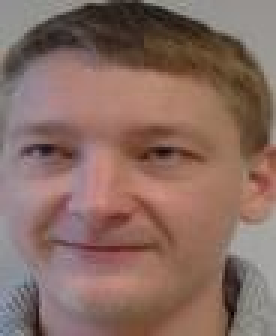
#> input picture PartieImage/Base_Visages/Alec/01.jpg, 92 x 112 px, given as the content of the folder /var/www/html/uploads, which was not available (shown 3 times larger)
$ python Serveur.py   (older library calls are emulated)
#> lines starting #> are read from the running program, lines starting #| are printed output that depends on the picture; pictures that were not available may be replaced by others from this repository, and a replacement may not be noted
### PartieImage/ProgrammeDetectionVisage.py
################################# Projet reconnaissance visage : serveur ##########################################

from skimage import io
from skimage.io import imread, imsave
import Image
import sys
import os
from PIL import Image
import numpy as np

# fonction de recadrage d image
def ImageCrooped (im):

    height, width, depth = im.shape         # calcul des marges du recadrage de l image
    x0 = width/2
    y0h = int(height/3 - 0.2*height)
    y0b = int(height/3 + 0.2*height)
    gauche =width
    droite=0
    moyenne=0
    haut=0
    for y in range(0, 15):                  # calcul de la moyenne du seuil du fond de l'image
        for j in range(0, width-1):
            moyenne=moyenne+im[y,j,1]
    seuil=moyenne/((15)*(width-1))-30
    print(seuil)
    for i in range(0, height-1):            # recherche du seuil haut
        profilTest = im[i,x0,1]
        if profilTest <seuil:
            haut = i
            break;
    for y in range(y0h, y0b):
        for j in range(0, width-1):
            profilTestg = im[y,j,1]
            profilTestd= im[y,width-1-j,1]
            if profilTestg <seuil :         # recherche du seuil gauche
                if j<gauche:
                   gauche = j
            if profilTestd <seuil :
                if (width-1-j)>droite:     # recherche du seuil haut
                    droite = width-1-j

    #recadrage de l'image avec 3 proportions hauteur/largeur differentes
    im_cropped =[im[haut:((droite - gauche)*1.55),gauche:droite],im[haut:((droite - gauche)*1.6),gauche:droite],im[haut:((droite - gauche)*1.75),gauche:droite]]
    return(im_cropped)

# fonction de lecture de l image
def read_images (path , sz= None ):
    c = 0
    X,y = [], []
    for dirname, dirnames, filenames in os.walk ( path ):
        for subdirname in sorted(dirnames) :
            subject_path = os.path.join(dirname , subdirname )
            for filename in sorted(os.listdir(subject_path)):
                try :
                    im = Image.open(os.path.join (subject_path , filename ))
                    im = im.convert ("L")
                    # resize to given size (if given )
                    if (sz is not None ):
                        im = im.resize(sz , Image.ANTIALIAS )
                    X.append (np.asarray (im , dtype =np.uint8 ))
                    y.append (c)
                except IOError :
                    print "I/O error ({0}) : {1} ".format(errno , strerror )
                except :
                    print " Unexpected error :", sys.exc_info() [0]
                    raise
            c = c+1
    return [X,y]

def asRowMatrix (X):
    if len (X) == 0:
        return np.array([])
    mat = np.empty((0 , X [0].size), dtype=X [0].dtype )
    for row in X:
        mat = np.vstack((mat,np.asarray(row).reshape(1,-1)))
    return mat

# [7 lines left out: function asColumnMatrix, not called in this run]

def pca(X, y, num_components =0):
    [n,d] = X.shape
    if ( num_components <= 0) or ( num_components > n):
        num_components = n
    mu = X.mean ( axis =0)
    X = X - mu
    if n>d:
        C = np.dot (X.T,X)
        [ eigenvalues , eigenvectors ] = np.linalg.eigh (C)
    else :
        C = np.dot (X,X.T)
        [ eigenvalues , eigenvectors ] = np.linalg.eigh (C)
        eigenvectors = np.dot (X.T, eigenvectors )
        for i in xrange (n):
            eigenvectors [:,i] = eigenvectors [:,i]/ np.linalg.norm ( eigenvectors [:,i])
    # or simply perform an economy size decomposition
    # eigenvectors , eigenvalues , variance = np.linalg.svd (X.T, full_matrices = False )
    # sort eigenvectors descending by their eigenvalue
    idx = np.argsort (- eigenvalues )
    eigenvalues = eigenvalues [idx ]
    eigenvectors = eigenvectors [:, idx ]
    # select only num_components
    eigenvalues = eigenvalues [0: num_components ].copy ()
    eigenvectors = eigenvectors [: ,0: num_components ].copy ()
    return [ eigenvalues , eigenvectors , mu]

# [9 lines left out: functions project, reconstruct, not called in this run]

def normalize (X, low , high , dtype = None ):
    X = np.asarray (X)
    minX , maxX = np.min (X), np.max (X)
    # normalize to [0...1].
    X = X - float ( minX )
    X = X / float (( maxX - minX ))
    # scale to [ low...high ].
    X = X * (high - low )
    X = X + low
    if dtype is None :
        return np.asarray (X)
    return np.asarray (X, dtype = dtype )

def create_font ( fontname ='Tahoma', fontsize =10) :
    return { 'fontname': fontname , 'fontsize': fontsize }


class AbstractDistance ( object ):

    def __init__(self , name ):
            self._name = name
    def __call__(self ,p,q):
        raise NotImplementedError (" Every AbstractDistance must implement the __call__method.")
    @property
    def name ( self ):
        return self._name
    def __repr__( self ):
        return self._name

class EuclideanDistance ( AbstractDistance ):
    def __init__( self ):
        AbstractDistance.__init__(self ," EuclideanDistance ")
    # [4 lines left out: function __call__, not called in this run]

class CosineDistance ( AbstractDistance ):
    def __init__( self ):
        AbstractDistance.__init__(self ," CosineDistance ")
    # [4 lines left out: function __call__, not called in this run]

class BaseModel ( object ):
    # [8 lines left out: function __init__, not called in this run]

    def compute (self , X, y):
        raise NotImplementedError (" Every BaseModel must implement the compute method.")

    # [10 lines left out: function predict, not called in this run]

class EigenfacesModel ( BaseModel ):
    def __init__ (self , X=None , y=None , dist_metric = EuclideanDistance () , num_components=0) :
        super ( EigenfacesModel , self ).__init__ (X=X,y=y, dist_metric = dist_metric , num_components = num_components )

    # [7 lines left out: function compute, not called in this run]

################# Fonction principale de reconnaissance de visage #######################
def DetectionVisage(imtestInit):
#> called with imtestInit = '/var/www/html/uploads/01.jpg'
    imtest=io.imread(imtestInit) #recuperation de l image
#> imtest is the input picture: shape (112, 92, 3); mean R, G, B 136.5, 107.8, 98.4
    sys.path.append ("..")
    [X,y] = read_images ("/mnt/hgfs/data/Base_Visages")
#> in read_images, `im = im.convert ("L")`:
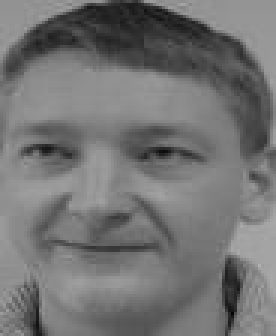
#> im: PIL image 92x112 L (shown 3 times larger); min 4, max 177, mean 115.3
#> in read_images, `c = c+1`: c = 1

    # perform a full pca
    [D, W, mu] = pca ( asRowMatrix(X), y)

    # 2 images ( note : eigenvectors are stored by column !)
    E = []
    for i in xrange ( min( len (X), 16)):
        e = W[:,i].reshape(X [0].shape)
        E.append( normalize (e ,0 ,255) )
#> this loop made 4 passes
#> pass 1, in DetectionVisage, `e = W[:,i].reshape(X [0].shape)`:
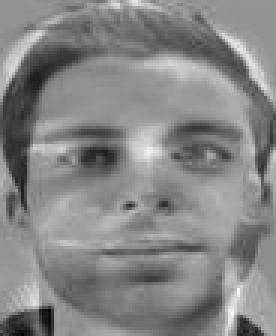
#> e: shape (112, 92) float64 (shown 3 times larger); min -0.0383, max 0.0339, mean -0.000281; drawn with min black and max white
#> after the loop:
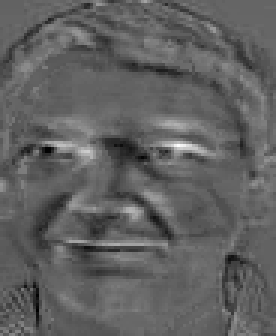
#> e: shape (112, 92) float64 (shown 3 times larger); min -0.0467, max 0.0776, mean 0.000588; drawn with min black and max white

    # reconstruction steps
    steps =[i for i in xrange(10 , min (len(X), 320) , 20)]
    E = []
    for i in xrange (min(len(steps),16)):
        numEvs = steps[i]
        P = project(W[:,0: numEvs],X[0].reshape(1,-1),mu)
        R = reconstruct(W[:,0:numEvs],P,mu)
        #reshape and append to plots
        R = R.reshape(X[0].shape)
        E.append( normalize (R ,0 ,255) )
    oldIndice=9999999999999
    imtestCrooped=[imtest,imtest,imtest]
    imtestCrooped = ImageCrooped(imtest)                                # recuperation de l image retaillee 3 fois
#> after the loop in ImageCrooped, `for y in range(0, 15):                  # calcul de la moyenne du seui..`: moyenne = 127338
#> in ImageCrooped, `seuil=moyenne/((15)*(width-1))-30`: seuil = 63
#| 63
#> the loop in ImageCrooped, `for i in range(0, height-1):` made 2 passes
#> profilTest on passes 1 to 2: 73, 37
#> after the loop in ImageCrooped, `for y in range(y0h, y0b):`: droite = 88; gauche = 3
    for i in range(0, 3):                                               # comparaison des 3 images avec la base
        io.imsave("26_6_modif.jpg",imtestCrooped[i])
        imtestCrooped[i] = Image.open("26_6_modif.jpg")
        resolution  = (92,112)                                          # retaillage de l image dans une dimension commune
        imtestCrooped[i] = imtestCrooped[i].resize(resolution)
        imtestCrooped[i].save("s01-modif.jpg")                          # changement de format
        imtestCrooped[i] = imtestCrooped[i].convert ("L")
        test = np.asarray (imtestCrooped[i] , dtype =np.uint8 )
        model = EigenfacesModel (X , y)
        NomBdd = ["Alec","Antoine","Camille","Johan","Jordi","Kibam", "Michael", "Pierre", "Thomas"] # noms de la base de donnees
        model = EigenfacesModel (X , y)
        minDist = np.finfo('float').max
        nom, indice =model.predict(test,minDist)                        # comparaison avec la base de donnee
        print(NomBdd[nom])
        print(indice)
        if indice <oldIndice :                                          # recupperation de la plus faible distance entre notre image et la base
            nomold =nom
            oldIndice= indice
    fichier = open("/var/www/html/resultat.txt", "w")               # Ouvre le fichier pour retourner le resultat
    fichier.write(NomBdd[nomold])                                   # Ecris le resultat qui a ete trouve
    fichier.close()                                                 # Ferme le fichier
    print (" predicted =",NomBdd[nomold])

### PartieImage/Serveur.py
################################# Projet reconnaissance visage : serveur ##########################################
import socket
import os
import time
from ProgrammeDetectionVisage import DetectionVisage

fichier=["Init"]
while (True):
    fichier=os.listdir("/var/www/html/uploads")                     # lecture du ficher dans le dossier uploads
    if not fichier :
        print ("dossier vide")                                      # si le dossier est vide on ne fait rien
    else :
        print ("dossier pas vide")
#> (the run stopped early here; a loop or call above may not have finished)

$ run again, on PartieImage/Base_Visages/Alec/02.jpg
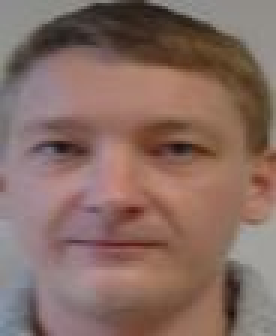
#> input picture PartieImage/Base_Visages/Alec/02.jpg, 92 x 112 px, given as the content of the folder /var/www/html/uploads, which was not available (shown 3 times larger)
#> in DetectionVisage, imtest is the input picture: shape (112, 92, 3); mean R, G, B 134.8, 107.8, 98.9
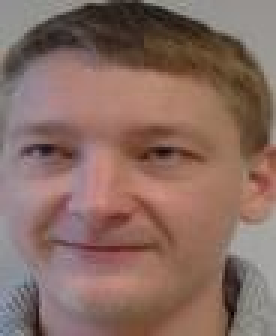
#> input picture PartieImage/Base_Visages/Alec/01.jpg, 92 x 112 px (shown 3 times larger)
#> in read_images, im is the input picture: PIL image 92x112 RGB; mean R, G, B 136.5, 107.8, 98.4
#> im: PIL image 92x112 L
#> c = 1
#> after the loop in DetectionVisage, `for i in xrange ( min( len (X), 16)):`:
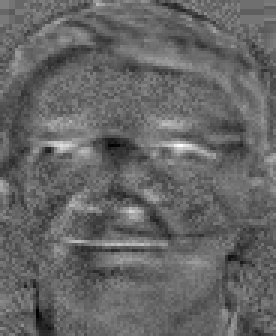
#> e: shape (112, 92) float64 (shown 3 times larger); min -0.0432, max 0.0665, mean 0.000677; drawn with min black and max white
#> after the loop in ImageCrooped, `for y in range(0, 15):                  # calcul de la moyenne du seui..`: moyenne = 126658
#> seuil = 62
#| 62
#> the loop in ImageCrooped, `for i in range(0, height-1):` made 1 pass
#> profilTest on pass 1: 49
#> after the loop in ImageCrooped, `for y in range(y0h, y0b):`: droite = 88; gauche = 5

$ run again, on PartieImage/Base_Visages/Alec/03.jpg
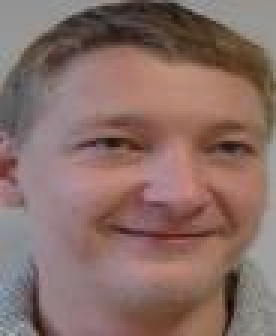
#> input picture PartieImage/Base_Visages/Alec/03.jpg, 92 x 112 px, given as the content of the folder /var/www/html/uploads, which was not available (shown 3 times larger)
#> in DetectionVisage, imtest is the input picture: shape (112, 92, 3); mean R, G, B 136.4, 109.2, 102.7
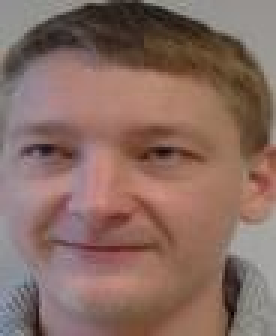
#> input picture PartieImage/Base_Visages/Alec/01.jpg, 92 x 112 px (shown 3 times larger)
#> in read_images, im is the input picture: PIL image 92x112 RGB; mean R, G, B 136.5, 107.8, 98.4
#> im: PIL image 92x112 L
#> c = 1
#> after the loop in DetectionVisage, `for i in xrange ( min( len (X), 16)):`:
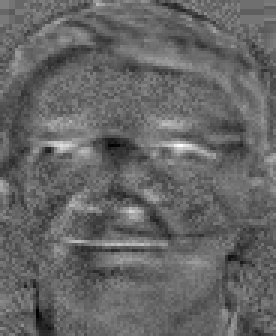
#> e: shape (112, 92) float64 (shown 3 times larger); min -0.0432, max 0.0665, mean 0.000677; drawn with min black and max white
#> after the loop in ImageCrooped, `for y in range(0, 15):                  # calcul de la moyenne du seui..`: moyenne = 133315
#> seuil = 67
#| 67
#> the loop in ImageCrooped, `for i in range(0, height-1):` made 1 pass
#> profilTest on pass 1: 62
#> after the loop in ImageCrooped, `for y in range(y0h, y0b):`: droite = 88; gauche = 0
